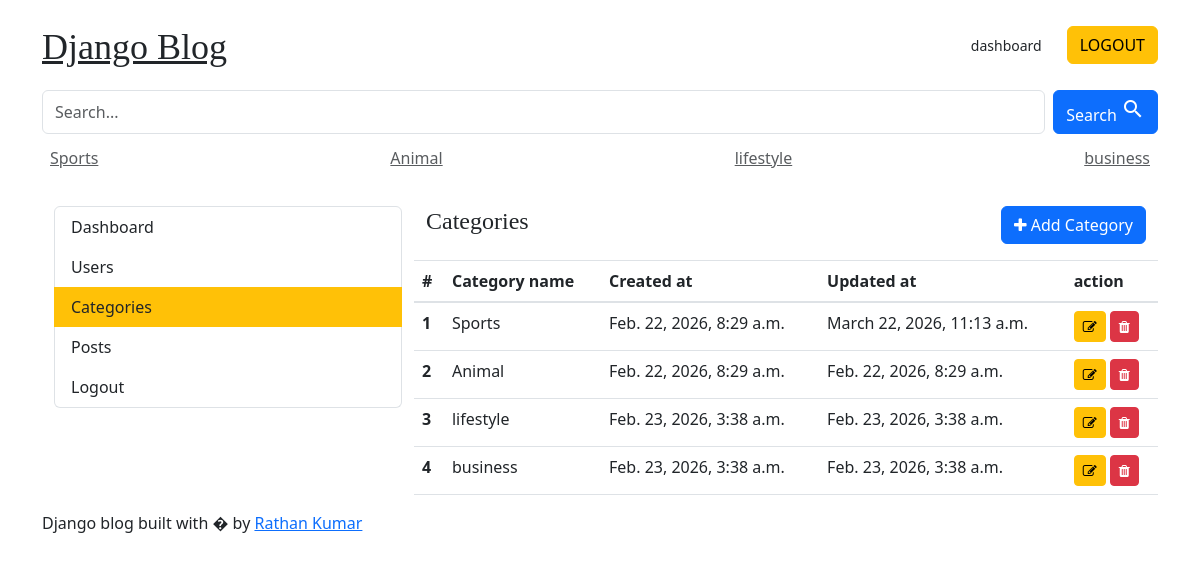
Page /dash/dashboard_category/ (signed in) on the committed database.
### blogs/models.py (models this page shows, shortened)
class Category(models.Model):
    category_name = models.CharField(max_length=100, unique=True)
    created_at = models.DateTimeField(auto_now_add=True)
    updated_at = models.DateTimeField(auto_now=True)
    class Meta:
        verbose_name_plural = 'categories'

### dashboard/views.py (the view)
# urls.py: path('dashboard_category/',views.dashboard_category,name='dashboard_category'),
@login_required(login_url='login')
def dashboard_category(request):
        return render(request, 'dashboard/dashboard_category.html')

### blogs/context_processors.py (called while the page is built)
def get_categories(request):
    categories = Category.objects.all()
    return dict(categories=categories)

def get_about_us(request):
    about_us = About.objects.first()
    return dict(about_us = about_us)

def get_follow_link(request):
    follow_link = Follow_link.objects.all()
    return dict(follow_link = follow_link)

### templates/dashboard/dashboard_category.html
{% extends "base.html" %}
{%block content%}
<div class="container mt-4">
    <div class="row">
{%include 'dashboard/sidebar.html'%}
        <div class="col-md-8">
            <div class="row">
<div class="d-flex justify-content-between align-items-center mb-3">
    <h4>Categories</h4>
    <a href="{% url 'dashboard_add_category' %}" class="btn btn-primary">
        <i class="fa fa-plus"></i> Add Category
    </a>
</div>
<table class="table">
  <thead>
    <tr>
      <th scope="col">#</th>
      <th scope="col">Category name</th>
      <th scope="col">Created at</th>
      <th scope="col">Updated at</th>
      {%if perms.blogs.change_category%}
        <th scope="col">action</th>
      {%endif%}
    </tr>
  </thead>
  <tbody>
    {%for i in categories %}
    <tr>
        <th scope="row">{{forloop.counter}}</th>
        <td>{{i.category_name}}</td>
        <td> {{i.created_at}} </td>
        <td> {{i.updated_at}} </td>
        {%if perms.blogs.change_category%}
            <td>
                <a href="{%url 'dashboard_edit_category' i.id %}" class="btn btn-sm btn-warning">
                    <i class="fa fa-edit"></i>
                </a>
                <a href=" {%url 'dashboard_delete_category' i.id %} " class="btn btn-sm btn-danger">
                    <i class="fa fa-trash"></i>
                </a>
            </td>
        {%endif%}
    </tr>
    {%endfor%}
  </tbody>
</table>
</div>
</div>
</div>
</div>
{%endblock%}

### templates/base.html (shortened to what this page needs)
{%load static%}
{% load crispy_forms_tags %}
<!DOCTYPE html>
<html lang="en">
<head>
    <link href="https://getbootstrap.com/docs/4.0/dist/css/bootstrap.min.css" rel="stylesheet">
    <link href="https://cdn.jsdelivr.net/npm/bootstrap@5.3.0/dist/css/bootstrap.min.css" rel="stylesheet">
    <link rel="stylesheet" href="https://cdnjs.cloudflare.com/ajax/libs/font-awesome/4.7.0/css/font-awesome.min.css">
    <link href="{% static 'css/blog.css'%}" rel="stylesheet">
</head>
<body>
    <div class="container">
        <header class="blog-header py-3">
            <div class="row flex-nowrap justify-content-between align-items-center">
                <div class="col-8 pt-1">
                    <a class="blog-header-logo text-dark" href="{% url 'home'%}">Django Blog</a>
                </div>
                <div class="col-4 d-flex justify-content-end align-items-center">
                    {% if not user.is_authenticated %}
                    <a class="btn btn-sm btn-warning" href=" {% url 'login' %} ">Login</a> &nbsp;
                    <a class="btn btn-sm btn-outline-secondary" href="{% url 'register' %}">Register</a>
                    {%else%}
                    <a class="btn btn-sm " href="{%url 'dashboard'%}">dashboard</a>
                    <a class="btn btn-warning " href="{% url 'logout' %}">LOGOUT</a>
                    {%endif%}
                </div>
            </div>
        </header>
        <div>
            <form method="GET" action="{%url 'search'%}" class="d-flex">
                <input class="form-control me-2" type="search" name="keyword" placeholder="Search..."
                    aria-label="Search">
                <button class="btn btn-primary" type="submit">
                    Search
                    <i class="material-icons">&#xe8b6;</i>
                </button>
            </form>
        </div>
        <div class="nav-scroller py-1 mb-2">
            <nav class="nav d-flex justify-content-between">
                {%for i in categories %}
                <a class="p-2 text-muted" href="{%url 'post_by_category' i.id%}">{{i.category_name}}</a>
                {% endfor %}
            </nav>
        </div>
        {%block content%}
        {%endblock%}
        <footer class="blog-footer">
            <p>Django blog built with � by <a href="#">Rathan Kumar</a></p>
        </footer>
</body>
</html>

### blog_main/static/css/blog.css (style rules this page uses)
.blog-header-logo { font-family: "Playfair Display", Georgia, "Times New Roman", serif; font-size: 2.25rem; }
h1, h2, h3, h4, h5, h6 { font-family: "Playfair Display", Georgia, "Times New Roman", serif; }

### rows in the picture
Category: category_name "Sports", created_at "Feb. 22, 2026, 8:29 a.m.", updated_at "March 22, 2026, 11:13 a.m."
Category: category_name "Animal", created_at "Feb. 22, 2026, 8:29 a.m.", updated_at "Feb. 22, 2026, 8:29 a.m."
Category: category_name "lifestyle", created_at "Feb. 23, 2026, 3:38 a.m.", updated_at "Feb. 23, 2026, 3:38 a.m."
Category: category_name "business", created_at "Feb. 23, 2026, 3:38 a.m.", updated_at "Feb. 23, 2026, 3:38 a.m."
